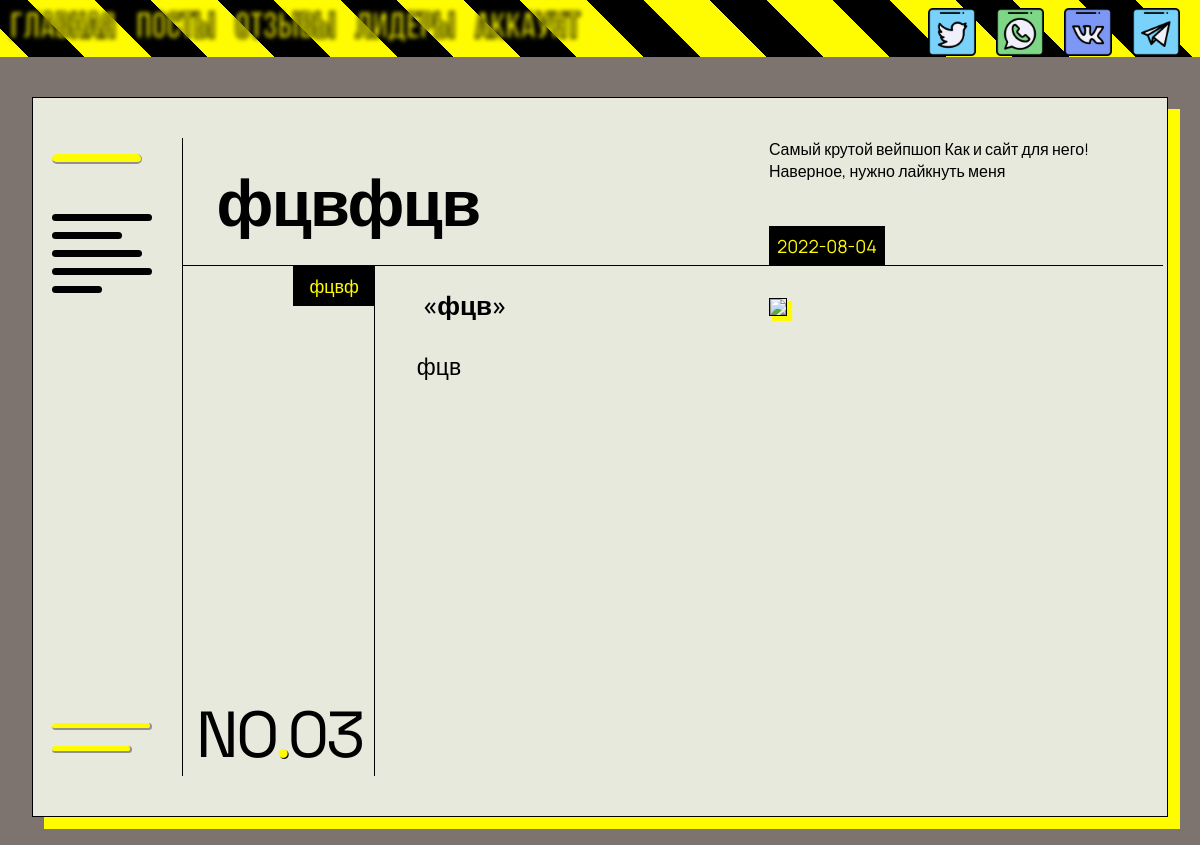
Page /posts/3 on the committed database.
### app.py (models this page shows, shortened)
class Article(db.Model):
    number = db.Column(db.Integer, primary_key=True)
    title = db.Column(db.String(100), nullable=False)
    intro = db.Column(db.String(1000), nullable=False)
    text = db.Column(db.Text, nullable=False)
    tag = db.Column(db.String(15), nullable=False)
    img_url = db.Column(db.Text, nullable=False)
    date = db.Column(db.DateTime, default=datetime.now())

### app.py (the view)
@app.route("/posts/<int:number>")
def def_post(number):
    article = Article.query.get(number)
    return render_template('def_post.html', article=article)

### app.py (called while the page is built)
@app.after_request
def redirect_to_signin(response):
    if response.status_code == 401:
        return redirect(url_for("login_page"))
    return response

### templates/def_post.html (shortened to what this page needs)
{% extends 'pattern.html' %}
{% block links_scripts %}
<link href="/static/css/def_post.css" type="text/css" rel="stylesheet">
{% endblock %}
{% block body%}
<div class="b_root">
    <div class="blog_body">
        <div class="blog">
            <div class="border1"></div>
            <div class="border2"></div>
            <div class="border3"></div>
            <div class="stripes_top">
                <p class="thing"
                    style="height: 0.6rem;background-color: #fffb00;border-right: 1px solid #94918f;border-bottom: 2px solid #94918f; margin-bottom: 50px;">
                </p>
                <p class="blog-menu thing" style="width: 100px;margin-bottom: -5px;"></p>
                <p class="blog-menu thing" style="width: 70px;margin-bottom: -5px;"></p>
                <p class="blog-menu thing" style="width: 90px;margin-bottom: -5px;"></p>
                <p class="blog-menu thing" style="width: 100px;margin-bottom: -5px;"></p>
                <p class="blog-menu thing" style="width: 50px;margin-bottom: -5px;"></p>
            </div>
            <div class="stripes_bottom">
                <p class="blog-menu mention thing"
                    style="width: 100px;margin-bottom: -13px;background-color: #fffb00;border-right: 2px solid #94918f;border-bottom: 2px solid #94918f; margin-bottom: 1%;">
                </p>
                <p class="blog-menu thing"
                    style="width: 80px;background-color: #fffb00;border-right: 2px solid #94918f;border-bottom: 2px solid #94918f;">
                </p>
            </div>
            <div class="title">
                <div class="title_style">{{ article.title }}</div>
            </div>
            <div class="intro_and_text">
                <h1>&nbsp;&nbsp;&nbsp;«{{ article.intro }}»</h1>
                <p>{{ article.text }}</p>
            </div>
            <div class="tag">
                <p>{{ article.tag }}</p>
            </div>
            <div class="date">
                <p>{{ article.date.date() }}</p>
            </div>
            <div class="crawl">
                <marquee>
                    <span>Самый крутой вейпшоп</span>
                    <span>Как и сайт для него!</span>
                    <span>Наверное, нужно лайкнуть меня</span>
                </marquee>
            </div>
            <div class="img_url"><img
                    style="width: 23rem; height: auto;border: 1px solid black;box-shadow: 4px 4px 1px 1px #fffb00;"
                    src="{{ article.img_url }}"></div>
            <div class="number">
                <div class="number_style">
                    {% if article.number < 10 %} NO<span style="color:#fffb00;text-shadow: 1px 1px black;">.</span>0{{
                        article.number }} {% else %} NO<span
                            style="color:#fffb00;text-shadow: 1px 1px black;">.</span>{{ article.number }} {% endif %}
                </div>
            </div>
        </div>
    </div>
</div>
    {% endblock %}

### static/css/pattern.css (style rules this page uses)
body { margin: 0; min-height: 100vh; font-family: 'Koulen', cursive; }
.background { background-color: rgba(39, 23, 16, 0.6); }

### static/css/def_post.css (style rules this page uses)
* { outline: none; box-sizing: border-box; }
.blog_body { display: flex; justify-content: center; align-items: center; flex-direction: column; width: 100%; padding: 0 2em; font-weight: 400; height: 100vh; }
.blog { background-color: #e8e9dd; font-family: 'Manrope', sans-serif; max-width: 1350px; height: 90vh; max-height: 800px; overflow: hidden; width: 100%; padding: 40px 4px; box-shadow: 12px 12px 0px 0px #fffb00; display: grid; grid-template-columns: 13% 17% 35% 35%; grid-template-rows: 20% 20% 45% 15%; border: 1px solid black; }
.stripes_top { grid-column-start: 1; grid-column-end: 1; grid-row-start: 1; grid-row-end: 1; justify-self: start; align-self: start; padding-left: 10%; padding-bottom: 5%; }
.stripes_bottom { grid-column-start: 1; grid-column-end: 1; grid-row-start: 4; grid-row-end: 4; justify-self: start; align-self: end; padding-left: 10%; padding-bottom: 5%; }
.title { grid-column-start: 2; grid-column-end: 4; grid-row-start: 1; grid-row-end: 1; justify-self: start; padding-left: 20px; align-self: center; }
.title_style { font-size: 65px; letter-spacing: -1.6px; font-weight: 700; line-height: 1; padding-left: 13px; }
.intro_and_text { grid-column-start: 3; grid-column-end: 3; grid-row-start: 2; grid-row-end: 5; }
.intro_and_text h1 { font-size: 26px; font-weight: 500; line-height: 1.2; margin: 24px 32px 0px; font-weight: 600; }
.intro_and_text p { font-size: 23px; line-height: 1.2; margin: 14px 0; margin: 32px 42px 32px; }
.tag { grid-column-start: 2; grid-column-end: 2; grid-row-start: 2; grid-row-end: 2; justify-self: end; align-self: start; background-color: black; color: #fffb00; }
.tag p { font-size: 18px; margin: 8px 16px 8px; }
.date { grid-column-start: 4; grid-column-end: 4; grid-row-start: 1; grid-row-end: 1; justify-self: start; align-self: end; background-color: black; color: #fffb00; }
.date p { font-size: 18px; margin: 8px 8px 8px; }
.crawl { grid-column-start: 4; grid-column-end: 4; grid-row-start: 1; grid-row-end: 1; }
.img_url { grid-column-start: 4; grid-column-end: 4; grid-row-start: 2; grid-row-end: 5; margin-top: 32px; }
.number { grid-column-start: 2; grid-column-end: 2; grid-row-start: 2; grid-row-end: 5; justify-self: center; align-self: end; }
.number_style { letter-spacing: -3px; font-family: "Space Grotesk", sans-serif; font-size: 65px; display: inline-table; }
.thing { width: 90px; height:7px; border-radius: 0.7rem; background: black; }
.border1 { grid-column-start: 1; grid-column-end: 1; grid-row-start: 1; grid-row-end: 5; border-right: 1px solid black; }
.border2 { grid-column-start: 2; grid-column-end: 2; grid-row-start: 2; grid-row-end: 5; border-right: 1px solid black; }
.border3 { grid-column-start: 2; grid-column-end: 5; grid-row-start: 1; grid-row-end: 1; border-bottom: 1px solid black; }

### rows in the picture
Article: title "фцвфцв", intro "фцв", text "фцв", tag "фцвф", date "2022-08-04", number "3"
